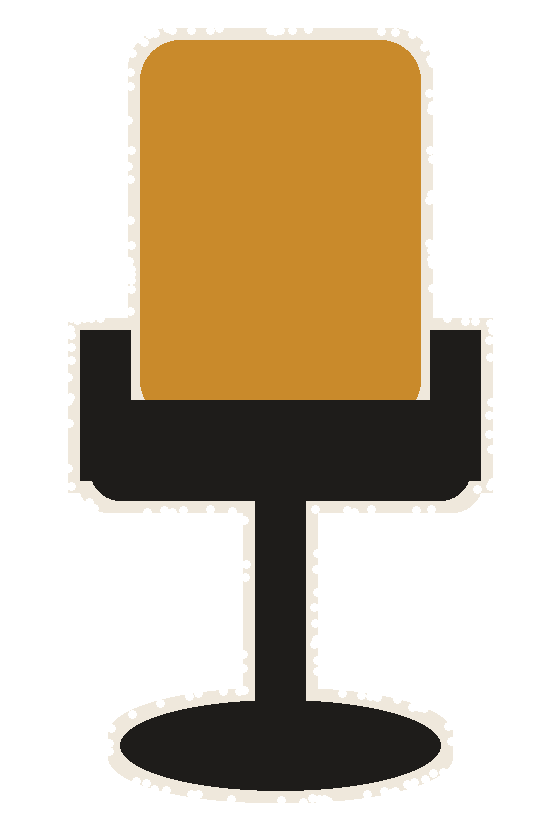
#> input picture miki-explained/04_episodes/EX05_one-barber-down/build/blender_test/ph/chair.png, 560 x 820 px, given in place of chair.png.png, which was not available
$ python cutout.py ../../EX05_one-barber-down/build/blender_test/ph/chair.png
#> lines starting #> are read from the running program, lines starting #| are printed output that depends on the picture; after the words box and inside, x2 and y2 are one past the last pixel; in counts of white or black regions, pixels touching at a corner belong together; pictures that were not available may be replaced by others from this repository, and a replacement may not be noted
#!/usr/bin/env python3
"""Cut the CO_* stills off their plain paper background: flood the paper colour in from the border, keep the rest.
Run from the episode folder: python3 build/cutout.py [names…]"""
import sys
import numpy as np
from collections import deque
from PIL import Image, ImageFilter
def cut(name, tol=24):
#> called with tol = 24
    im = Image.open('media/%s.png' % name).convert('RGB'); a = np.asarray(im).astype(int); h, w, _ = a.shape
#> after `im = Image.open('media/%s.png' % name).convert('RGB')`:
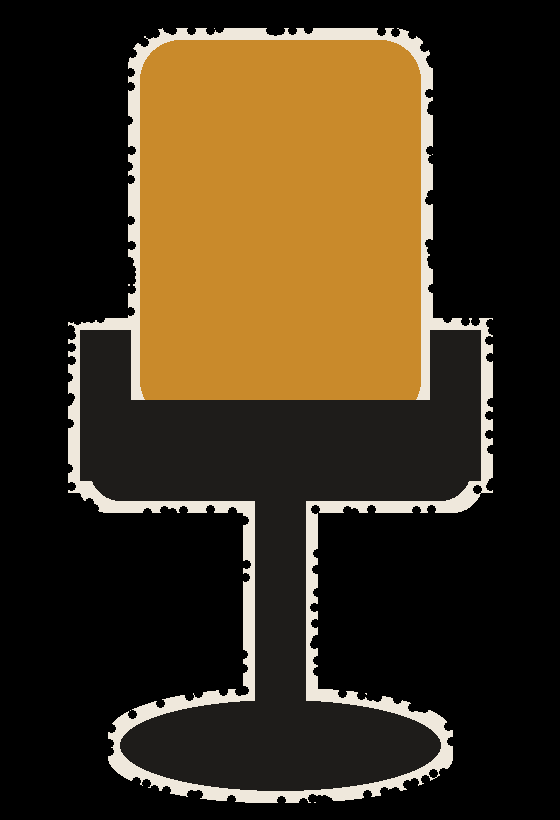
#> im: PIL image 560x820 RGB; mean R, G, B 64.5, 49.9, 28
#> after `h, w, _ = a.shape`: h = 820; w = 560
    corners = np.concatenate([a[:40, :40].reshape(-1, 3), a[:40, -40:].reshape(-1, 3), a[-40:, :40].reshape(-1, 3), a[-40:, -40:].reshape(-1, 3)])
    bg = np.median(corners, 0); small = (np.abs(a - bg).sum(2) < tol)[::2, ::2]; H, W = small.shape
#> after `bg = np.median(corners, 0)`: bg = [0, 0, 0]
#> after `small = (np.abs(a - bg).sum(2) < tol)[::2, ::2]`:
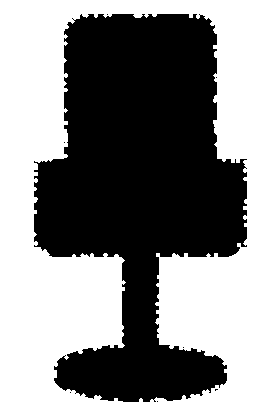
#> small: shape (410, 280) bool; 54.2% white; 8 black regions (7 under 20 px), largest, box (x1, y1, x2, y2) and area: (34, 14, 247, 402) 52528
#> after `H, W = small.shape`: H = 410; W = 280
    seen = np.zeros_like(small); q = deque([(0, x) for x in range(W)] + [(H - 1, x) for x in range(W)] + [(y, 0) for y in range(H)] + [(y, W - 1) for y in range(H)])
    while q:
        y, x = q.popleft()
        if 0 <= y < H and 0 <= x < W and small[y, x] and not seen[y, x]:
            seen[y, x] = True; q.extend([(y + 1, x), (y - 1, x), (y, x + 1), (y, x - 1)])
    m = Image.fromarray(((~seen) * 255).astype('uint8')).resize((w, h), Image.NEAREST)
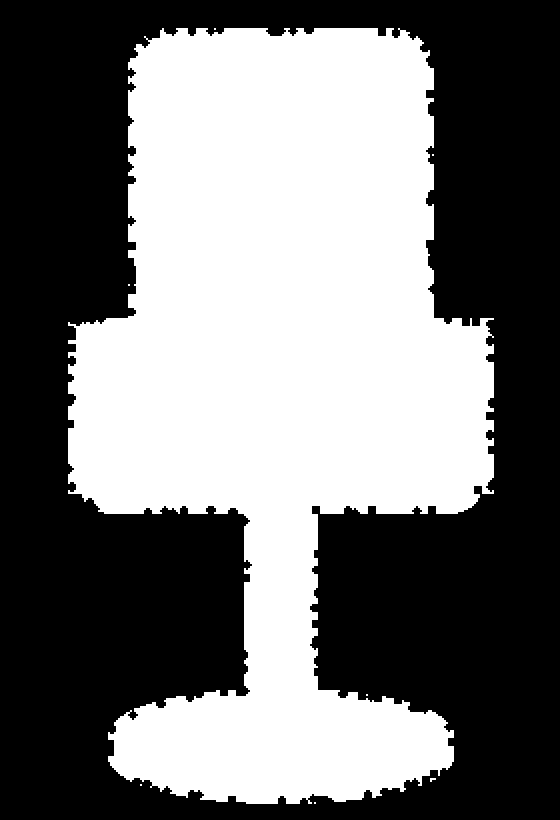
#> m: PIL image 560x820 L; 45.8% white; 8 white regions (7 under 20 px), largest, box (x1, y1, x2, y2) and area: (68, 28, 494, 804) 210112
    m = m.filter(ImageFilter.MinFilter(9)).filter(ImageFilter.MaxFilter(7)).filter(ImageFilter.GaussianBlur(1.2))   # drop grain specks
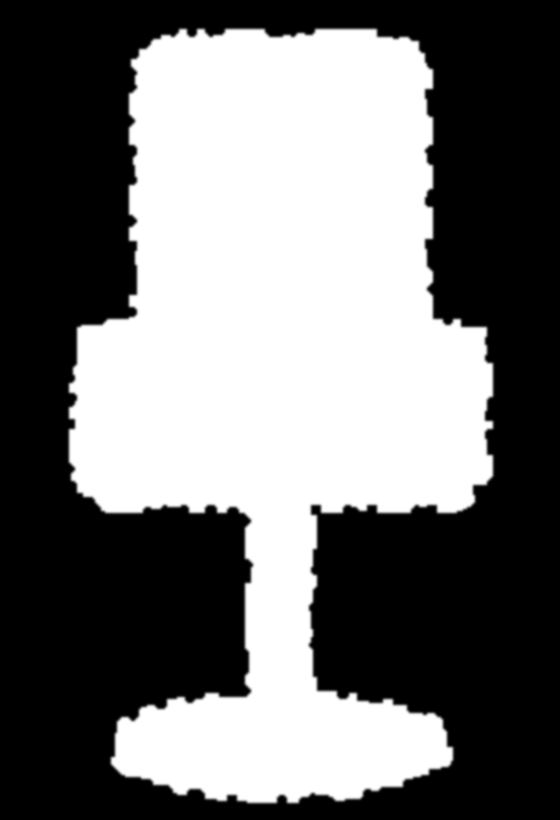
#> m: PIL image 560x820 L; min 0, max 255, mean 113.6
    out = im.convert('RGBA'); out.putalpha(m); bb = m.point(lambda v: 255 if v > 128 else 0).getbbox()
#> after `bb = m.point(lambda v: 255 if v > 128 else 0).getbbox()`: bb = (69, 29, 493, 803)
    out = out.crop((max(0, bb[0] - 8), max(0, bb[1] - 8), min(w, bb[2] + 8), min(h, bb[3] + 8))); out.save('layers/%s.png' % name)
#> after `out = out.crop((max(0, bb[0] - 8), max(0, bb[1] - 8), min(w, bb[2] + 8`:
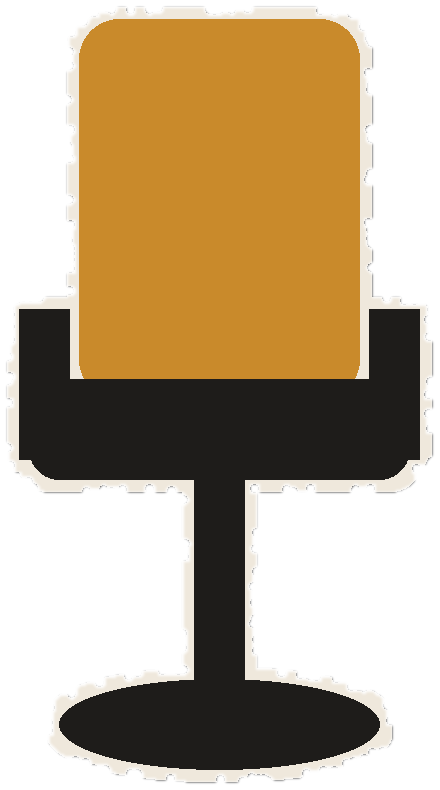
#> out: PIL image 440x790 RGBA; mean R, G, B, A 85.2, 65.9, 37, 150; transparent parts drawn white
    print(name, out.size)
#| ../../EX05_one-barber-down/build/blender_test/ph/chair.png (440, 790)
for n in sys.argv[1:] or ['CO_popcorn', 'CO_ticket', 'CO_viewer']: cut(n)

# customer variants so the queue isn't one man repeated: the ochre jacket (and his chair) recoloured
def variant(src, dst, mode):
    im = Image.open('layers/%s.png' % src); a = np.asarray(im).astype(float); r, g, b, al = a[..., 0], a[..., 1], a[..., 2], a[..., 3]
    mx, mn = np.maximum(np.maximum(r, g), b), np.minimum(np.minimum(r, g), b); sat = (mx - mn) / np.maximum(mx, 1)
    och = (sat > 0.35) & (r > g) & (g > b)                       # the ochre family
    lum = 0.3 * r + 0.59 * g + 0.11 * b
    if mode == 'ink': v = lum * 0.42
    else: v = 120 + lum * 0.55
    for ch, k in enumerate((1.0, 0.96, 0.86)): a[..., ch] = np.where(och, v * k, a[..., ch])
    Image.fromarray(a.astype('uint8'), 'RGBA').save('layers/%s.png' % dst); print(dst)

$ run again, on miki-explained/04_episodes/EX05_one-barber-down/build/blender_test/ph/customer0.png
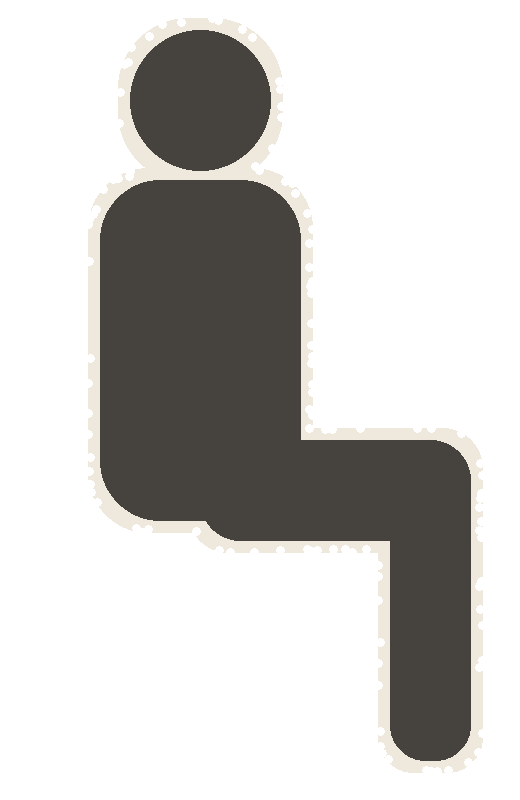
#> input picture miki-explained/04_episodes/EX05_one-barber-down/build/blender_test/ph/customer0.png, 520 x 800 px, given in place of customer0.png.png, which was not available
#> bg = [0, 0, 0]
#> small: shape (400, 260) bool; 65.7% white; 3 black regions (2 under 20 px), largest, box (x1, y1, x2, y2) and area: (44, 9, 242, 387) 35712
#> in cut, `m = m.filter(ImageFilter.MinFilter(9)).filter(ImageFilter.MaxFilter(7)..`:
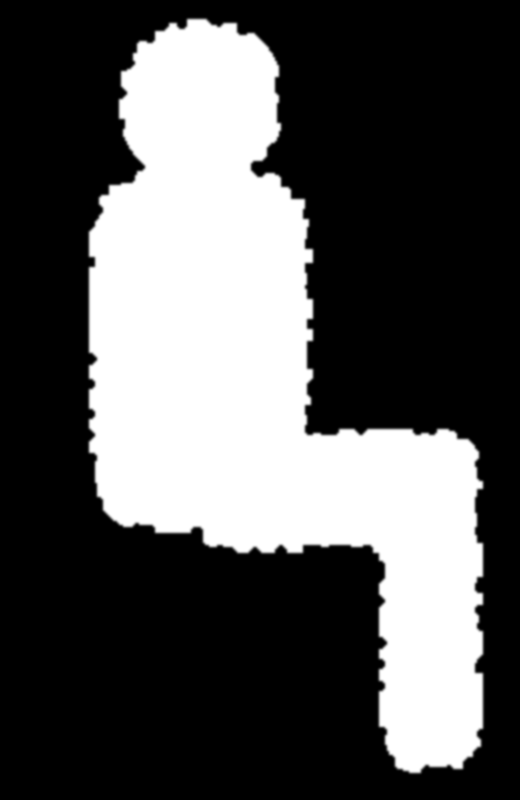
#> m: PIL image 520x800 L; min 0, max 255, mean 85
#> bb = (89, 19, 483, 773)
#> in cut, `out = out.crop((max(0, bb[0] - 8), max(0, bb[1] - 8), min(w, bb[2] + 8`:
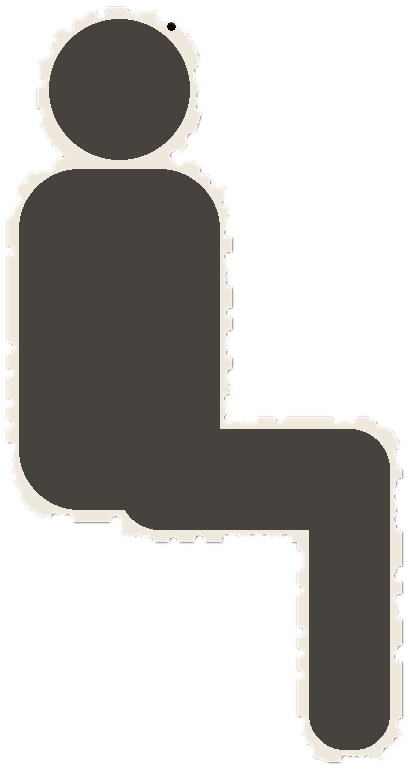
#> out: PIL image 410x770 RGBA; mean R, G, B, A 44.9, 42.8, 40.4, 112; transparent parts drawn white
#| ../../EX05_one-barber-down/build/blender_test/ph/customer0.png (410, 770)
